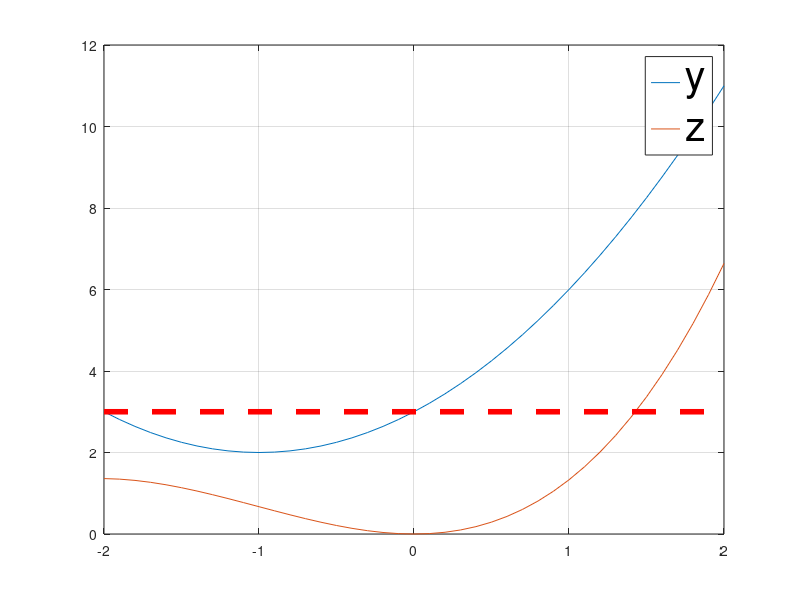

The MATLAB source for this figure:
x=[-2:0.1:2]
y=x.^2+2*x+3
z=0.33*x.^3+x.^2
plot(x,y)
hold on
plot(x,z)
hold on
line([-2 2], [3 3], 'Color','red','LineStyle','--','LineWidth',4)
h = legend('y','z');
set(h,'FontSize',30);
grid on